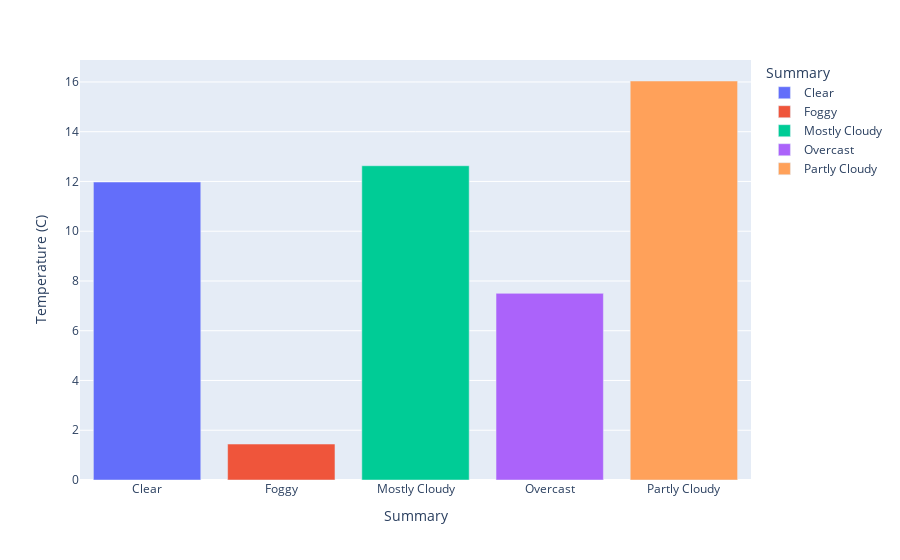

Write notebook code for a chart like this one.
### Code cell
fig.show()

### Figure 1 — Plotly figure (JSON) as saved in the notebook; plotly's stock layout.template omitted (floating-point values rounded to 4 significant figures)
{"data": [{"alignmentgroup": "True", "hovertemplate": "Summary=%{x}<br>Temperature (C)=%{y}<extra></extra>", "legendgroup": "Clear", "marker": {"color": "#636efa", "pattern": {"shape": ""}}, "name": "Clear", "offsetgroup": "Clear", "orientation": "v", "showlegend": true, "textposition": "auto", "type": "bar", "x": ["Clear"], "xaxis": "x", "y": [11.98], "yaxis": "y"}, {"alignmentgroup": "True", "hovertemplate": "Summary=%{x}<br>Temperature (C)=%{y}<extra></extra>", "legendgroup": "Foggy", "marker": {"color": "#EF553B", "pattern": {"shape": ""}}, "name": "Foggy", "offsetgroup": "Foggy", "orientation": "v", "showlegend": true, "textposition": "auto", "type": "bar", "x": ["Foggy"], "xaxis": "x", "y": [1.445], "yaxis": "y"}, {"alignmentgroup": "True", "hovertemplate": "Summary=%{x}<br>Temperature (C)=%{y}<extra></extra>", "legendgroup": "Mostly Cloudy", "marker": {"color": "#00cc96", "pattern": {"shape": ""}}, "name": "Mostly Cloudy", "offsetgroup": "Mostly Cloudy", "orientation": "v", "showlegend": true, "textposition": "auto", "type": "bar", "x": ["Mostly Cloudy"], "xaxis": "x", "y": [12.63], "yaxis": "y"}, {"alignmentgroup": "True", "hovertemplate": "Summary=%{x}<br>Temperature (C)=%{y}<extra></extra>", "legendgroup": "Overcast", "marker": {"color": "#ab63fa", "pattern": {"shape": ""}}, "name": "Overcast", "offsetgroup": "Overcast", "orientation": "v", "showlegend": true, "textposition": "auto", "type": "bar", "x": ["Overcast"], "xaxis": "x", "y": [7.502], "yaxis": "y"}, {"alignmentgroup": "True", "hovertemplate": "Summary=%{x}<br>Temperature (C)=%{y}<extra></extra>", "legendgroup": "Partly Cloudy", "marker": {"color": "#FFA15A", "pattern": {"shape": ""}}, "name": "Partly Cloudy", "offsetgroup": "Partly Cloudy", "orientation": "v", "showlegend": true, "textposition": "auto", "type": "bar", "x": ["Partly Cloudy"], "xaxis": "x", "y": [16.04], "yaxis": "y"}], "layout": {"barmode": "relative", "legend": {"title": {"text": "Summary"}, "tracegroupgap": 0}, "margin": {"t": 60}, "xaxis": {"anchor": "y", "categoryarray": ["Clear", "Foggy", "Mostly Cloudy", "Overcast", "Partly Cloudy"], "categoryorder": "array", "domain": [0, 1], "title": {"text": "Summary"}}, "yaxis": {"anchor": "x", "domain": [0, 1], "title": {"text": "Temperature (C)"}}}}
